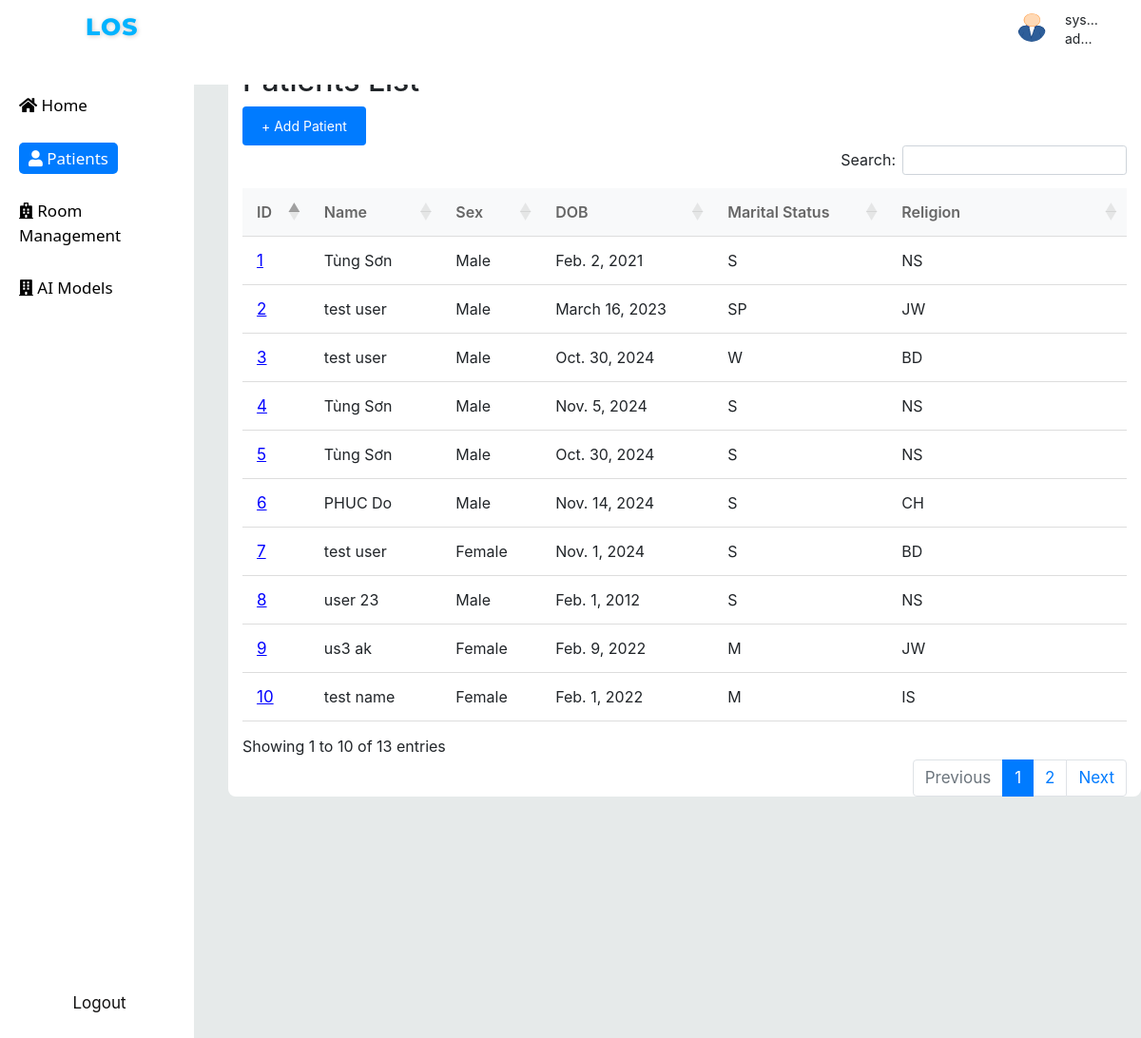
/patients (signed in), run on the app's committed database.
### prediction_app/models.py (models this page shows, shortened)
class User(AbstractBaseUser):
    username = models.CharField(max_length=100, unique=True)
    ROLE_CHOICES = [
        ('admin', 'Admin'),
        ('doctor', 'Doctor'),
        ('patient', 'Patient'),
    ]
    role = models.CharField(
        max_length=10, choices=ROLE_CHOICES, default='admin')
    email = models.EmailField(
        verbose_name="email address",
        max_length=255,
        unique=True,
    )
    date_of_birth = models.DateField()
    is_active = models.BooleanField(default=True)
    created_time = models.DateTimeField(auto_now_add=True)
    updated_time = models.DateTimeField(auto_now=True)
    objects = UserManager()
    USERNAME_FIELD = "username"
    REQUIRED_FIELDS = ["date_of_birth"]
    def __str__(self):
        return self.username
    class Meta:
        verbose_name = _("user")
        verbose_name_plural = _("users")

class Patient(models.Model):
    GENDER_CHOICES = [
        ('M', 'Male'),
        ('F', 'Female'),
    ]
    MARITAL_STATUS_CHOICES = [
        ('SINGLE', 'SINGLE'),
        ('MARRIED', 'MARRIED'),
        ('WIDOWED', 'WIDOWED'),
        ('DIVORCED', 'DIVORCED'),
        ('SEPARATED', 'SEPARATED'),
        ('LIFE PARTNER', 'LIFE PARTNER'),
        ('UNKNOWN', 'UNKNOWN'),
    ]
    RELIGION_CHOICES = [
        ('CATHOLIC', 'CATHOLIC'),
        ('PROTESTANT QUAKER', 'PROTESTANT QUAKER'),
        ('UNOBTAINABLE', 'UNOBTAINABLE'),
        ('JEWISH', 'JEWISH'),
        ('NOT SPECIFIED', 'NOT SPECIFIED'),
        ('OTHER', 'OTHER'),
    ]
    ETHNICITY_CHOICES = [
        ('WHITE', 'WHITE'),
        ('BLACK/AFRICAN AMERICAN', 'BLACK/AFRICAN AMERICAN'),
        ('HISPANIC OR LATINO', 'HISPANIC OR LATINO'),
        ('ASIAN', 'ASIAN'),
        ('UNABLE TO OBTAIN', 'UNABLE TO OBTAIN'),
        ('UNKNOWN/NOT SPECIFIED  ', 'UNKNOWN/NOT SPECIFIED '),
        ('OTHER', 'OTHER'),
    ]
    first_name = models.CharField(max_length=50)
    last_name = models.CharField(max_length=50)
    age = models.PositiveIntegerField()
    phone_number = models.CharField(max_length=15, unique=True)
    date_of_birth = models.DateField()
    address = models.CharField(max_length=150,  blank=True, null=True)
    gender = models.CharField(max_length=1, choices=GENDER_CHOICES)
    marital_status = models.CharField(
        max_length=15, choices=MARITAL_STATUS_CHOICES, default='UNKNOWN')
    religion = models.CharField(
        max_length=20, choices=RELIGION_CHOICES)
    ethnicity = models.CharField(
        max_length=100,
        choices=ETHNICITY_CHOICES,
        null=True,
        blank=True,
        default='ASIAN'
    )
    photo = models.ImageField(
        upload_to='patient_photos/', blank=True, null=True)
    created_time = models.DateTimeField(auto_now_add=True)
    updated_time = models.DateTimeField(auto_now=True)
    def __str__(self):
        return f"{self.first_name} {self.last_name}"

### prediction_app/views/patients.py (the view)
# urls.py: path('patients', get_patients, name='get_patients'),
@permission_classes([IsAuthenticated])
def get_patients(request):
    patients = Patient.objects.all()
    return render(request, 'patients.html', {'patients': patients})

### prediction_app/templates/patients.html (shortened to what this page needs)
{% extends "base.html" %}
{% load static %}
{% block style %}
{{ block.super }}
<link rel="stylesheet" href="{% static 'prediction_app/patients.css' %}">
{% endblock %}
{% block page %}
<div class="container">
    <h2>Patients List</h2>
    <div class="button-container">
        <form action="{% url 'create_new_patient' %}" method="get">
            <button class="add-btn" type="submit">+ Add Patient</button>
        </form>
    </div>
    <table id=patients class="patients-table">
        <thead>
            <tr>
                <th>ID</th>
                <th>Name</th>
                <th>Sex</th>
                <th>DOB</th>
                <th>Marital Status</th>
                <th>Religion</th>
            </tr>
        </thead>
        <tbody>
            {% for patient in patients %}
            <tr>
                <td><a href="{% url 'get_patient_info' patient.id %}" style="color:blue;text-decoration: underline;"> {{ patient.id }} </a> </td>
                <td>{{ patient }}</td>
                <td>{{ patient.get_gender_display }}</td>
                <td>{{ patient.date_of_birth }}</td>
                <td>{{ patient.get_marital_status_display }}</td>
                <td>{{ patient.get_religion_display }}</td>
            </tr>
            {% endfor %}
        </tbody>
    </table>
</div>
{% endblock %}
{% block patients %}
<div>
    <a style="color: white; background-color: #007bff;border-radius: 5px;padding: 5px 10px;text-decoration: none;"
        href="{% url 'get_patients' %}"> <i class="fas fa-user"></i> Patients</a>
</div>
{% endblock %}

### prediction_app/templates/base.html (shortened to what this page needs)
{% load static %}
<html>
<head>
    {% block style %}
    <link rel="stylesheet" href="//cdnjs.cloudflare.com/ajax/libs/twitter-bootstrap/4.0.0/css/bootstrap.css">
    <link rel="stylesheet" href="//cdn.datatables.net/1.10.16/css/dataTables.bootstrap4.min.css">
    <link rel="stylesheet" href="https://cdnjs.cloudflare.com/ajax/libs/font-awesome/5.15.4/css/all.min.css">
    <link rel="stylesheet" href="{% static 'prediction_app/style.css' %}">
    {% endblock %}
</head>
<body>
    <div class="grandparent">
        <div class="header">
            <div class="app-name">LoS</div>
            <div class="user-panel">
                <img src="{% static 'prediction_app/images.png' %}" alt="Form Image" class="image">
                <span class="user-name">{{request.user}}</span>
                <span class="user-name" style="top: 20px; text-align: center;">{{request.user.role}}</span>
            </div>
        </div>
        <div class="parent">
            <div class="sidenav">
                {% block home %}
                <div class="Home">
                    <a href="{% url 'home' %}"> <i class="fas fa-home"></i> Home</a>
                </div>
                {% endblock %}
                {% block patients %}{% endblock %}
                {% if user.role == "admin" or user.role == "doctor"%}
                {% block room %}
                <div class="Room-Management">
                    <a href="{% url 'manage_area' %}"> <i class="fas fa-hospital"></i> Room Management </a>
                </div>
                {% endblock %}
                {% block ai %}
                <div class="AI-Models">
                    <a href="{% url 'ai_model' %}"> <i class="fas fa-building"></i> AI Models </a>
                </div>
                {% endblock %}
                {% endif %}
                {% if user.is_authenticated %}
                <a href="{% url 'user_out' %}" style="
                    position: relative;
                    margin-left: auto;
                    margin-right: auto;
                    margin-top: auto;
                    margin-bottom: 4rem;
                    color: rgb(17, 16, 16);">Logout</a>
                {% endif %}
            </div>
            <div class="main-page">
                {% if user.is_authenticated %}
                {% block page %}
                {% endblock %}
                {% else %}
                <h3> Please sign-in to access this page</h3>
                {% endif %}
            </div>
        </div>
    </div>
</body>
</html>

### prediction_app/static/prediction_app/style.css (style rules this page uses)
.app-name { position: absolute; font-family: 'Montserrat', sans-serif; font-size: 25px; font-weight: 800; color: rgb(0, 179, 255); letter-spacing: 1px; text-transform: uppercase; text-shadow: 1px 1px 5px rgba(0, 0, 0, 0.2); top:10;left:90; margin-bottom: 50px; }
.sidenav { height: 100%; width: 17%; position: relative; z-index: 1; background-color: white; overflow-x: hidden; padding-top: 4rem; opacity: 20; padding-left: 5px; align-items: flex-start; display: flex; flex-direction: column; }
* { margin: 0; padding: 0; }
.sidenav div { margin-bottom: 10px; padding: 10px 15px; font-family: 'Segoe UI', sans-serif; }
a { color: black; text-decoration: none; font-size: 17px; text-align: center; }
.main-page { flex: 8; height: 100%; width: 100%; margin-top: 7%; margin-left: 3%; min-width: 20%; }
.parent { width: 100%; height: 100%; display: flex; align-items: center; margin-top: 2%; }
.grandparent { width: 100%; height: 100%; border-radius: 5px; background-color: #e5e9e9ee; overflow-y: auto; overflow-x: auto; }
.header { position: absolute; height: 8%; width: 100%; background-color: #FFF; text-align: center; align-items: center; z-index: 2; }
.image { position: absolute; height: 30px; width: 30px; top: 14px; right: 100px; border-radius:50%; margin-left: 20px; }
.user-name { position: absolute; margin-top: 10px; right: 20px; padding-right: 20px; max-width: 60px; white-space: nowrap; overflow: hidden; text-overflow: ellipsis; font-size: 14px; }
.user-panel { left: 95%; }

### prediction_app/static/prediction_app/patients.css (style rules this page uses)
.container { width: 100%; margin-right: 200px; background-color: #fff; border-radius: 8px; }
.button-container { display: flex; align-items: center; }
.add-btn { padding: 10px 20px; border: none; border-radius: 4px; font-size: 14px; cursor: pointer; color: #fff; background-color: #007bff; margin-right: 0; }
.patients-table { width: 100%; border-collapse: collapse; margin-top: 20px; }
.patients-table thead { background-color: #f8f9fa; }
.patients-table th, .patients-table td { padding: 15px; text-align: left; border-bottom: 1px solid #ddd; }
.patients-table th { color: #666; font-weight: 600; }

### data on the page
User: user "sys…", user.role "admin"
Patient: id "1", first_name+last_name "Tùng Sơn", gender "Male", date_of_birth "Feb. 2, 2021", marital_status "S", religion "NS"
Patient: id "2", first_name+last_name "test user", gender "Male", date_of_birth "March 16, 2023", marital_status "SP", religion "JW"
Patient: id "3", first_name+last_name "test user", gender "Male", date_of_birth "Oct. 30, 2024", marital_status "W", religion "BD"
Patient: id "4", first_name+last_name "Tùng Sơn", gender "Male", date_of_birth "Nov. 5, 2024", marital_status "S", religion "NS"
Patient: id "5", first_name+last_name "Tùng Sơn", gender "Male", date_of_birth "Oct. 30, 2024", marital_status "S", religion "NS"
Patient: id "6", first_name+last_name "PHUC Do", gender "Male", date_of_birth "Nov. 14, 2024", marital_status "S", religion "CH"
Patient: id "7", first_name+last_name "test user", gender "Female", date_of_birth "Nov. 1, 2024", marital_status "S", religion "BD"
Patient: id "8", first_name+last_name "user 23", gender "Male", date_of_birth "Feb. 1, 2012", marital_status "S", religion "NS"
Patient: id "9", first_name+last_name "us3 ak", gender "Female", date_of_birth "Feb. 9, 2022", marital_status "M", religion "JW"
Patient: id "10", first_name+last_name "test name", gender "Female", date_of_birth "Feb. 1, 2022", marital_status "M", religion "IS"
